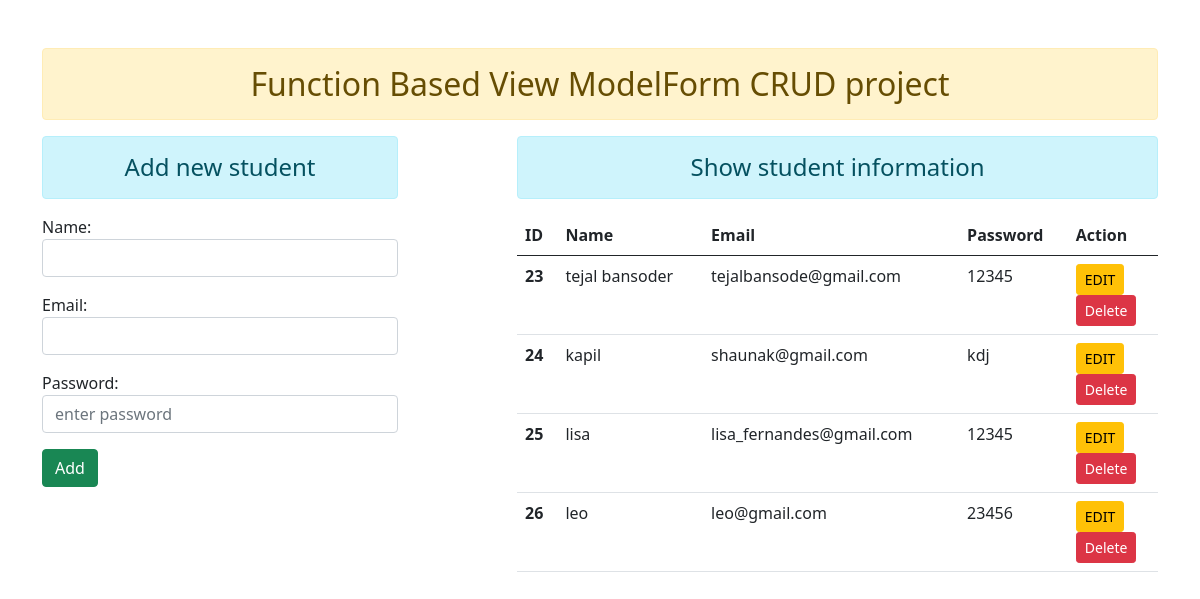
The page / on the database its author committed.
### enroll/models.py (models this page shows)
class User(models.Model):
    name=models.CharField(max_length=70)
    email=models.CharField(max_length=100)
    password=models.CharField(max_length=100)

### enroll/views.py (the view)
# urls.py: path('',views.add_show,name='homepage'),
def add_show(request):
    stud = None
    if request.method=='POST':
        fm=StudentRegistration(request.POST)
        if fm.is_valid():
            nm=fm.cleaned_data['name']
            em=fm.cleaned_data['email']
            psw=fm.cleaned_data['password']
            reg=User(name=nm,email=em,password=psw)
            reg.save()
            fm=StudentRegistration()
    else:
        fm=StudentRegistration()
    stud=User.objects.all()
    return render(request,'enroll/addandshow.html',{'form':fm,'stu':stud})

### enroll/forms.py
class StudentRegistration(forms.ModelForm):
    class Meta:
        model=User
        fields=['name','email','password']
        widgets={
            'name':forms.TextInput(attrs={'class':'form-control'}),
            'email':forms.EmailInput(attrs={'class':'form-control'}),
            'password':forms.PasswordInput(render_value=True, attrs={'class':'form-control','placeholder':'enter password'}),
        }

### enroll/templates/enroll/addandshow.html (shortened to what this page needs)
{% extends 'enroll/base.html' %}
{% block content %}
<div class="row">
    <div class="col-sm-4">
        <h4 class="text-center alert alert-info">Add new student</h4>
        <form action="" method="POST">
            {{form.as_p}}
            <input type="submit" class="btn btn-success" value="Add">
        </form>
    </div>
    <div class="col-sm-7 offset-1">
        <h4 class="text-center alert alert-info">
            Show student information
        </h4>
        {% if stu %}
            <table class="table table-hover">
                <thead>
                    <tr>
                    <th scope="col">ID</th>
                    <th scope="col">Name</th>
                    <th scope="col">Email</th>
                    <th scope="col">Password</th>
                    <th scope="col">Action</th>
                    </tr>
                </thead>
                    <tbody class="table-group-divider">
                        {% for st in stu %}
                    <tr>
                        <th scope="row">{{st.id}}</th>
                        <td>{{st.name}}</td>
                        <td>{{st.email}}</td>
                        <td>{{st.password}}</td>
                        <td>
                            <a href="{% url 'updatedata' st.id %}" class="btn btn-warning btn-sm">EDIT</a>
                            <form action="{% url 'delete_data' st.id %}" method="POST">
                                <input type="submit" class="btn  btn-danger btn-sm" value="Delete">
                            </form>
                        </td>
                    </tr>
                        {% endfor %}
                    </tbody>
            </table>
        {% else %}
        <h4 class="text-center alert alert-warning">No records</h4>
        {% endif %}
    </div>
</div>
{% endblock %}

### enroll/templates/enroll/base.html (shortened to what this page needs)
<!DOCTYPE html>
{% load static %}
<html lang="en">
<head>
    <link rel="stylesheet"  href="{% static 'enroll/css/bootstrap.css' %}">
</head>
<body>
    <div class="container mt-5">
        <h2 class="text-center alert alert-warning">Function Based View ModelForm CRUD project</h2>
        {% block content %}
        {% endblock %}
    </div>
</body>
</html>

### rows shown on the page
User: id "23", name "tejal bansoder", email "tejalbansode@gmail.com", password "12345"
User: id "24", name "kapil", email "shaunak@gmail.com", password "kdj"
User: id "25", name "lisa", email "lisa_fernandes@gmail.com", password "12345"
User: id "26", name "leo", email "leo@gmail.com", password "23456"
